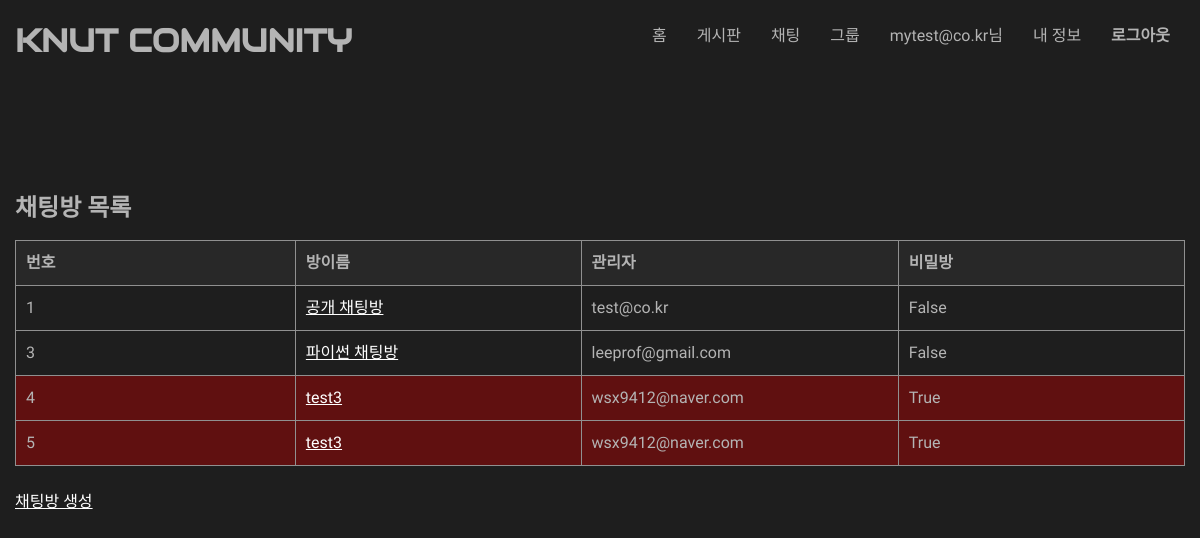
Screenshot of /classapp/chat/list/ (signed in) with the database file from the repository.
### classapp/models.py (models this page shows, shortened)
class Chatroom(models.Model):
    name = models.CharField(max_length = 200)
    secret = models.BooleanField(default = False)
    password = models.CharField(max_length = 50,blank=True)
    manager_s = models.ForeignKey(Student, on_delete = models.CASCADE,null=True,blank=True)
    manager_p = models.ForeignKey(Professor, on_delete = models.CASCADE,null=True,blank=True)

class Student(models.Model):
    email = models.EmailField(unique = True)
    password = models.CharField(max_length = 20)
    number = models.IntegerField()
    def __str__(self):
        return self.email

class Professor(models.Model):
    email = models.EmailField(unique = True)
    password = models.CharField(max_length = 20)
    number = models.IntegerField()
    def __str__(self):
        return self.email

### classapp/views.py (the view)
# urls.py: path('chat/list/',views.ChatroomListView.as_view(),name='chat_list'),  # 채팅방 목록 조회
class ChatroomListView(ListView):
	model = models.Chatroom
	def get(self, request, *args,**kwargs):
		if not request.session.get('login',False):
			return render(request, 'classapp/msg.html',{'msg':"권한이 없습니다"})
		object_list = models.Chatroom.objects.filter()
		return render(request,'classapp/chat_list.html',{'object_list':object_list})

### classapp/templates/classapp/chat_list.html
{% extends "classapp/base.html" %}
{% block content %}
<div class=board>
<h2>채팅방 목록</h2>
<table class="table">
        <thread>
        <tr>
            <th>번호</th>
            <th>방이름</th>
            <th>관리자</th>
            <th>비밀방</th>
        </tr>
        </thread>
        <tbody>
        {% for chatroom in object_list %}
        <tr>
            {% if chatroom.secret %}
            <td bgcolor=#601010>{{chatroom.id}}</td>
            <td bgcolor=#601010><a href="{% url 'classapp:chat_room' chatroom.id %}">{{ chatroom.name }}</a></td>
            <td bgcolor=#601010>
                {% if chatroom.manager_p != None %}
                    {{ chatroom.manager_p }}
                {% elif chatroom.manager_s != None%}
                    {{ chatroom.manager_s }}
                {% endif %}
            </td>
            <td bgcolor=#601010>{{ chatroom.secret }}</td>
            {% else %}
            <td >{{chatroom.id}}</td>
            <td ><a href="{% url 'classapp:chat_room' chatroom.id %}">{{ chatroom.name }}</a></td>
            <td >
                {% if chatroom.manager_p != None %}
                    {{ chatroom.manager_p }}
                {% elif chatroom.manager_s != None%}
                    {{ chatroom.manager_s }}
                {% endif %}
            </td>
            <td>{{ chatroom.secret }}</td>
            {% endif %}
        </tr>
        {% endfor %}
        </tbody>
</table>
</div>
<br>
<a href="{% url 'classapp:chat_create' %}">채팅방 생성</a>
{% endblock content %}

### classapp/templates/classapp/base.html (style rules this page uses)
body a { color: white; }
body { width:1170px; margin:0 auto; background-color:#1E1E1E; color: rgb(180, 180, 180); font-family: 'Nanum Gothic', serif; line-height:1.5em }
.board table { border-collapse: collapse; text-align: left; line-height: 1.5; margin : auto; }
.board table th { background-color:rgb(40,40,40); width: 150px; padding: 10px; font-weight: bold; vertical-align: top; border: 1px solid #909090; }
.board table td { width: 350px; padding: 10px; vertical-align: top; border: 1px solid #909090; }

### rows the page displays
Chatroom: id "1", name "공개 채팅방", manager_s "test@co.kr", secret "False"
Chatroom: id "3", name "파이썬 채팅방", manager_p "leeprof@gmail.com", secret "False"
Chatroom: id "4", name "test3", manager_s "wsx9412@naver.com", secret "True"
Chatroom: id "5", name "test3", manager_s "wsx9412@naver.com", secret "True"

### other values shown
{{ request.session.email }} "mytest@co.kr"
